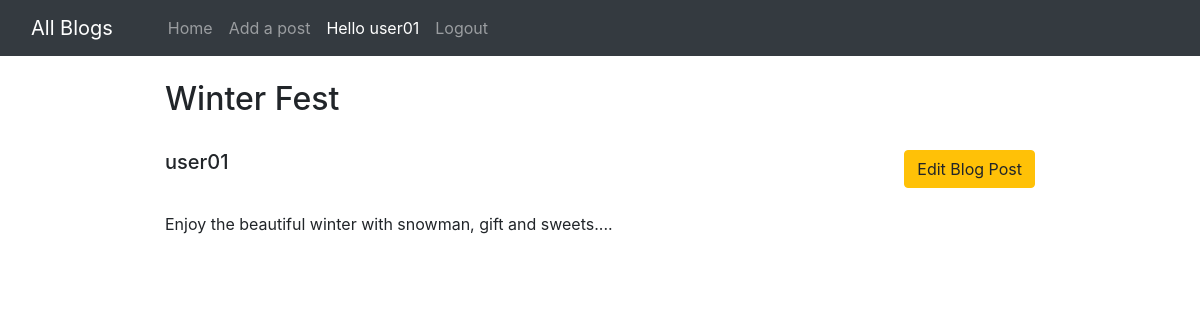
Page /post/Winter-festival (signed in) on the committed database.
### blog/models.py (models this page shows, shortened)
class Post(models.Model):
    title=models.CharField(max_length=255)
    slug = models.SlugField(max_length=200, unique=True)
    author= models.ForeignKey(User, on_delete=models.CASCADE)
    content=models.TextField()
    created_on = models.DateTimeField(auto_now_add=True)
    updated_on = models.DateTimeField(auto_now= True)
    published = models.BooleanField(default=False)
    category = models.ForeignKey(Category, null=True, blank=True, on_delete=models.SET_NULL)
    class Meta:
        ordering = ['-created_on']

### blog/views.py (the view)
# urls.py: path('post/<slug:slug>', views.PostDetail.as_view(), name='post_detail'),
class PostDetail(generic.DetailView):
    model = Post
    template_name = 'blogpost_detail.html'

### templates/blogpost_detail.html (shortened to what this page needs)
{% extends 'base.html' %}
{% block body %}
{% load humanize %}
<div class="container w-75 my-4">
      <h2 class="blog-post-title">{{post.title}}</h2>
      <br>
      <div class="media">
            <div class="media-body">
                  <h5 class="mt-0"><a href="/posts?author={{post.author.id}}/"></a>{{post.author}}
                              {% if user.is_authenticated %}
                              {% if user.id == post.author.id %}
                              <small><a href="/edit_blog_post/{{post.slug}}/" class="edit btn btn-warning">Edit Blog Post</a></small>
                              {% endif %}
                              {% endif %}
                        </a></h5>
            </div>
      </div>
      <br>
      <p>{{post.content}}.</p>
{% endblock body %}

### templates/base.html (shortened to what this page needs)
<!doctype html>
<html lang="en">
  <head>
    <link href="//maxcdn.bootstrapcdn.com/bootstrap/4.1.1/css/bootstrap.min.css" rel="stylesheet" id="bootstrap-css">
    <link href="https://cdn.jsdelivr.net/npm/bootstrap@5.0.2/dist/css/bootstrap.min.css" rel="stylesheet">
    <link rel="stylesheet" href="https://maxcdn.bootstrapcdn.com/bootstrap/4.0.0/css/bootstrap.min.css">
  </head>
  <body>
    <nav class="navbar navbar-expand-lg navbar-dark bg-dark sticky-top">
        <div class="container-fluid">
          <a class="navbar-brand" href="#">All Blogs</a>
          <div class="collapse navbar-collapse" id="navbarSupportedContent">
          <div class="container mx-3">
            <ul class="navbar-nav me-auto mb-2 mb-lg-0">
              <li class="nav-item">
                <a class="nav-link {% block dashboardactive %} {% endblock dashboardactive %}" aria-current="page" href="/">Home</a>
              </li>
              {% if user.is_authenticated %}
              <li class="nav-item">
                <a class="nav-link {% block add_blogs_active %} {% endblock add_blogs_active %}" href="/post/add">Add a post</a>
              </li>
              <li class="nav-item">
                <a class="nav-link active" href="#">
                  <div class="text-reset">Hello {{request.user}}</div>
                  </a>
              </li>
              <li class="nav-item">
                <a class="nav-link" href="/logout/">Logout</a>
              </li>
              {% else %}
               <li class="nav-item">
                <a class="nav-link {% block loginactive %} {% endblock loginactive %}" href="/login/">Login</a>
              </li>
              {% endif %}
            </ul>
            </div>
          </div>
        </div>
      </nav>
      {% block body %}
      {% endblock body %}
</body>
</html>

### rows in the picture
Post: title "Winter Fest", author "user01", content "Enjoy the beautiful winter with snowman, gift and sweets..."

### other values in the picture
{{ request.user }} "user01"
